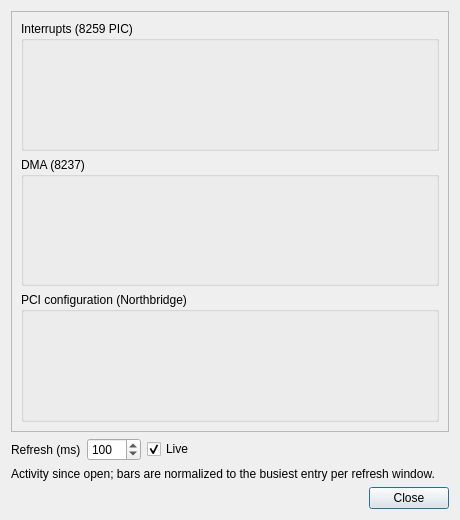
<?xml version="1.0" encoding="UTF-8"?>
<ui version="4.0">
 <class>Chipset</class>
 <widget class="QDialog" name="Chipset">
  <property name="geometry">
   <rect>
    <x>0</x>
    <y>0</y>
    <width>460</width>
    <height>520</height>
   </rect>
  </property>
  <property name="windowTitle">
   <string>Chipset (Bridge) Activity</string>
  </property>
  <layout class="QVBoxLayout" name="verticalLayout">
   <item>
    <widget class="QScrollArea" name="scrollArea">
     <property name="widgetResizable">
      <bool>true</bool>
     </property>
     <widget class="QWidget" name="content">
      <layout class="QVBoxLayout" name="contentLayout">
       <item>
        <widget class="QGroupBox" name="irqGroup">
         <property name="title">
          <string>Interrupts (8259 PIC)</string>
         </property>
         <layout class="QVBoxLayout" name="irqLayout"/>
        </widget>
       </item>
       <item>
        <widget class="QGroupBox" name="dmaGroup">
         <property name="title">
          <string>DMA (8237)</string>
         </property>
         <layout class="QVBoxLayout" name="dmaLayout"/>
        </widget>
       </item>
       <item>
        <widget class="QGroupBox" name="pciGroup">
         <property name="title">
          <string>PCI configuration (Northbridge)</string>
         </property>
         <layout class="QVBoxLayout" name="pciLayout"/>
        </widget>
       </item>
      </layout>
     </widget>
    </widget>
   </item>
   <item>
    <layout class="QHBoxLayout" name="controlLayout">
     <item>
      <widget class="QLabel" name="refreshLabel">
       <property name="text">
        <string>Refresh (ms)</string>
       </property>
      </widget>
     </item>
     <item>
      <widget class="QSpinBox" name="refreshSpin">
       <property name="minimum">
        <number>50</number>
       </property>
       <property name="maximum">
        <number>2000</number>
       </property>
       <property name="singleStep">
        <number>10</number>
       </property>
       <property name="value">
        <number>100</number>
       </property>
      </widget>
     </item>
     <item>
      <widget class="QCheckBox" name="liveCheck">
       <property name="text">
        <string>Live</string>
       </property>
       <property name="checked">
        <bool>true</bool>
       </property>
      </widget>
     </item>
     <item>
      <spacer name="horizontalSpacer">
       <property name="orientation">
        <enum>Qt::Horizontal</enum>
       </property>
       <property name="sizeHint" stdset="0">
        <size>
         <width>40</width>
         <height>20</height>
        </size>
       </property>
      </spacer>
     </item>
    </layout>
   </item>
   <item>
    <widget class="QLabel" name="statusLabel">
     <property name="text">
      <string>Activity since open; bars are normalized to the busiest entry per refresh window.</string>
     </property>
     <property name="wordWrap">
      <bool>true</bool>
     </property>
    </widget>
   </item>
   <item>
    <layout class="QHBoxLayout" name="buttonLayout">
     <item>
      <spacer name="buttonSpacer">
       <property name="orientation">
        <enum>Qt::Horizontal</enum>
       </property>
       <property name="sizeHint" stdset="0">
        <size>
         <width>40</width>
         <height>20</height>
        </size>
       </property>
      </spacer>
     </item>
     <item>
      <widget class="QDialogButtonBox" name="buttonBox">
       <property name="standardButtons">
        <set>QDialogButtonBox::Close</set>
       </property>
      </widget>
     </item>
    </layout>
   </item>
  </layout>
 </widget>
 <resources/>
 <connections>
  <connection>
   <sender>buttonBox</sender>
   <signal>rejected()</signal>
   <receiver>Chipset</receiver>
   <slot>reject()</slot>
   <hints>
    <hint type="sourcelabel">
     <x>410</x>
     <y>500</y>
    </hint>
    <hint type="destinationlabel">
     <x>230</x>
     <y>260</y>
    </hint>
   </hints>
  </connection>
 </connections>
</ui>
